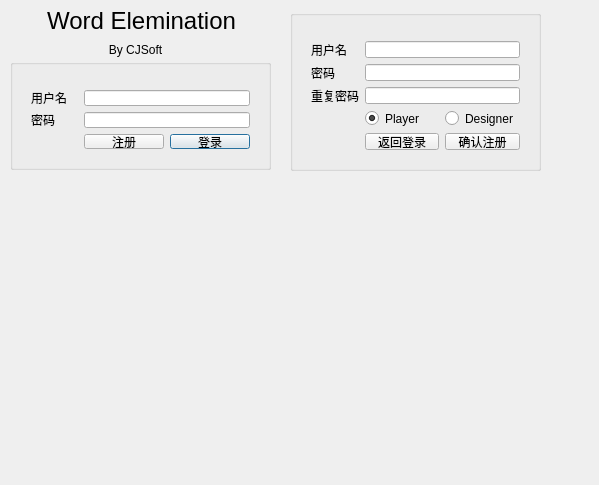
<?xml version="1.0" encoding="UTF-8"?>
<ui version="4.0">
 <class>InitialForm</class>
 <widget class="QDialog" name="InitialForm">
  <property name="geometry">
   <rect>
    <x>0</x>
    <y>0</y>
    <width>599</width>
    <height>485</height>
   </rect>
  </property>
  <property name="windowTitle">
   <string>Word Elemination</string>
  </property>
  <widget class="QGroupBox" name="gb">
   <property name="geometry">
    <rect>
     <x>10</x>
     <y>59</y>
     <width>261</width>
     <height>111</height>
    </rect>
   </property>
   <property name="title">
    <string/>
   </property>
   <widget class="QWidget" name="">
    <property name="geometry">
     <rect>
      <x>10</x>
      <y>20</y>
      <width>241</width>
      <height>81</height>
     </rect>
    </property>
    <layout class="QGridLayout" name="gridLayout">
     <item row="0" column="0">
      <widget class="QLabel" name="lblUserName">
       <property name="text">
        <string>用户名</string>
       </property>
       <property name="buddy">
        <cstring>inputUserName</cstring>
       </property>
      </widget>
     </item>
     <item row="0" column="1" colspan="2">
      <widget class="QLineEdit" name="inputUserName"/>
     </item>
     <item row="1" column="0">
      <widget class="QLabel" name="lblPassword">
       <property name="text">
        <string>密码</string>
       </property>
       <property name="buddy">
        <cstring>inputPassword</cstring>
       </property>
      </widget>
     </item>
     <item row="1" column="1" colspan="2">
      <widget class="QLineEdit" name="inputPassword">
       <property name="echoMode">
        <enum>QLineEdit::Password</enum>
       </property>
      </widget>
     </item>
     <item row="2" column="1">
      <widget class="QPushButton" name="btnRegister">
       <property name="text">
        <string>注册</string>
       </property>
       <property name="autoDefault">
        <bool>false</bool>
       </property>
      </widget>
     </item>
     <item row="2" column="2">
      <widget class="QPushButton" name="btnLogin">
       <property name="text">
        <string>登录</string>
       </property>
      </widget>
     </item>
    </layout>
   </widget>
  </widget>
  <widget class="QGroupBox" name="gb_2">
   <property name="geometry">
    <rect>
     <x>290</x>
     <y>10</y>
     <width>251</width>
     <height>161</height>
    </rect>
   </property>
   <property name="title">
    <string/>
   </property>
   <widget class="QWidget" name="">
    <property name="geometry">
     <rect>
      <x>10</x>
      <y>20</y>
      <width>231</width>
      <height>131</height>
     </rect>
    </property>
    <layout class="QGridLayout" name="gridLayout_2">
     <item row="0" column="0">
      <widget class="QLabel" name="lblUserName_2">
       <property name="text">
        <string>用户名</string>
       </property>
       <property name="buddy">
        <cstring>inputUserName_2</cstring>
       </property>
      </widget>
     </item>
     <item row="0" column="1" colspan="2">
      <widget class="QLineEdit" name="inputUserName_2"/>
     </item>
     <item row="1" column="0">
      <widget class="QLabel" name="lblPassword_2">
       <property name="text">
        <string>密码</string>
       </property>
       <property name="buddy">
        <cstring>inputPassword_2</cstring>
       </property>
      </widget>
     </item>
     <item row="1" column="1" colspan="2">
      <widget class="QLineEdit" name="inputPassword_2">
       <property name="echoMode">
        <enum>QLineEdit::Password</enum>
       </property>
      </widget>
     </item>
     <item row="2" column="0">
      <widget class="QLabel" name="lblPassword_3">
       <property name="text">
        <string>重复密码</string>
       </property>
       <property name="buddy">
        <cstring>inputPassword_3</cstring>
       </property>
      </widget>
     </item>
     <item row="2" column="1" colspan="2">
      <widget class="QLineEdit" name="inputPassword_3">
       <property name="echoMode">
        <enum>QLineEdit::Password</enum>
       </property>
      </widget>
     </item>
     <item row="3" column="1">
      <widget class="QRadioButton" name="rPlayer">
       <property name="text">
        <string>Player</string>
       </property>
       <property name="checked">
        <bool>true</bool>
       </property>
      </widget>
     </item>
     <item row="3" column="2">
      <widget class="QRadioButton" name="rDesigner">
       <property name="text">
        <string>Designer</string>
       </property>
      </widget>
     </item>
     <item row="4" column="1">
      <widget class="QPushButton" name="btnReturnToLogin">
       <property name="text">
        <string>返回登录</string>
       </property>
       <property name="autoDefault">
        <bool>false</bool>
       </property>
      </widget>
     </item>
     <item row="4" column="2">
      <widget class="QPushButton" name="btnConfirmRegister">
       <property name="text">
        <string>确认注册</string>
       </property>
      </widget>
     </item>
    </layout>
   </widget>
  </widget>
  <widget class="QLabel" name="label">
   <property name="geometry">
    <rect>
     <x>0</x>
     <y>40</y>
     <width>271</width>
     <height>20</height>
    </rect>
   </property>
   <property name="text">
    <string>By CJSoft</string>
   </property>
   <property name="alignment">
    <set>Qt::AlignCenter</set>
   </property>
  </widget>
  <widget class="QWidget" name="">
   <property name="geometry">
    <rect>
     <x>0</x>
     <y>0</y>
     <width>271</width>
     <height>41</height>
    </rect>
   </property>
   <layout class="QHBoxLayout" name="horizontalLayout_2">
    <item>
     <spacer name="horizontalSpacer">
      <property name="orientation">
       <enum>Qt::Horizontal</enum>
      </property>
      <property name="sizeHint" stdset="0">
       <size>
        <width>40</width>
        <height>20</height>
       </size>
      </property>
     </spacer>
    </item>
    <item>
     <layout class="QHBoxLayout" name="horizontalLayout">
      <item>
       <widget class="QLabel" name="lblIcon">
        <property name="text">
         <string/>
        </property>
       </widget>
      </item>
      <item>
       <widget class="QLabel" name="lblProject">
        <property name="font">
         <font>
          <family>Arial</family>
          <pointsize>18</pointsize>
         </font>
        </property>
        <property name="text">
         <string>Word Elemination</string>
        </property>
        <property name="alignment">
         <set>Qt::AlignCenter</set>
        </property>
       </widget>
      </item>
     </layout>
    </item>
    <item>
     <spacer name="horizontalSpacer_2">
      <property name="orientation">
       <enum>Qt::Horizontal</enum>
      </property>
      <property name="sizeHint" stdset="0">
       <size>
        <width>40</width>
        <height>20</height>
       </size>
      </property>
     </spacer>
    </item>
   </layout>
  </widget>
 </widget>
 <layoutdefault spacing="6" margin="11"/>
 <resources/>
 <connections/>
</ui>
